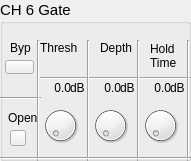
  <widget class="QGroupBox" name="groupBox_6">
   <property name="geometry">
    <rect>
     <x>290</x>
     <y>180</y>
     <width>191</width>
     <height>161</height>
    </rect>
   </property>
   <property name="font">
    <font>
     <pointsize>11</pointsize>
    </font>
   </property>
   <property name="title">
    <string>CH 6 Gate</string>
   </property>
   <widget class="QLabel" name="label_56">
    <property name="geometry">
     <rect>
      <x>10</x>
      <y>40</y>
      <width>21</width>
      <height>16</height>
     </rect>
    </property>
    <property name="font">
     <font>
      <pointsize>9</pointsize>
     </font>
    </property>
    <property name="text">
     <string>Byp</string>
    </property>
   </widget>
   <widget class="QLabel" name="label_57">
    <property name="geometry">
     <rect>
      <x>40</x>
      <y>40</y>
      <width>41</width>
      <height>16</height>
     </rect>
    </property>
    <property name="font">
     <font>
      <pointsize>9</pointsize>
     </font>
    </property>
    <property name="text">
     <string>Thresh</string>
    </property>
   </widget>
   <widget class="QLabel" name="label_58">
    <property name="geometry">
     <rect>
      <x>100</x>
      <y>40</y>
      <width>41</width>
      <height>16</height>
     </rect>
    </property>
    <property name="font">
     <font>
      <pointsize>9</pointsize>
     </font>
    </property>
    <property name="text">
     <string>Depth</string>
    </property>
   </widget>
   <widget class="QLabel" name="label_59">
    <property name="geometry">
     <rect>
      <x>150</x>
      <y>40</y>
      <width>31</width>
      <height>31</height>
     </rect>
    </property>
    <property name="font">
     <font>
      <pointsize>9</pointsize>
     </font>
    </property>
    <property name="text">
     <string>Hold
Time</string>
    </property>
   </widget>
   <widget class="Line" name="line_36">
    <property name="geometry">
     <rect>
      <x>40</x>
      <y>70</y>
      <width>151</width>
      <height>16</height>
     </rect>
    </property>
    <property name="orientation">
     <enum>Qt::Horizontal</enum>
    </property>
   </widget>
   <widget class="Line" name="line_37">
    <property name="geometry">
     <rect>
      <x>0</x>
      <y>90</y>
      <width>41</width>
      <height>16</height>
     </rect>
    </property>
    <property name="orientation">
     <enum>Qt::Horizontal</enum>
    </property>
   </widget>
   <widget class="Line" name="line_38">
    <property name="geometry">
     <rect>
      <x>30</x>
      <y>40</y>
      <width>16</width>
      <height>121</height>
     </rect>
    </property>
    <property name="orientation">
     <enum>Qt::Vertical</enum>
    </property>
   </widget>
   <widget class="Line" name="line_39">
    <property name="geometry">
     <rect>
      <x>80</x>
      <y>40</y>
      <width>16</width>
      <height>121</height>
     </rect>
    </property>
    <property name="orientation">
     <enum>Qt::Vertical</enum>
    </property>
   </widget>
   <widget class="Line" name="line_40">
    <property name="geometry">
     <rect>
      <x>130</x>
      <y>40</y>
      <width>16</width>
      <height>121</height>
     </rect>
    </property>
    <property name="orientation">
     <enum>Qt::Vertical</enum>
    </property>
   </widget>
   <widget class="Line" name="line_41">
    <property name="geometry">
     <rect>
      <x>180</x>
      <y>40</y>
      <width>16</width>
      <height>121</height>
     </rect>
    </property>
    <property name="orientation">
     <enum>Qt::Vertical</enum>
    </property>
   </widget>
   <widget class="OIDDial" name="dial_16">
    <property name="geometry">
     <rect>
      <x>40</x>
      <y>100</y>
      <width>41</width>
      <height>51</height>
     </rect>
    </property>
   </widget>
   <widget class="OIDDial" name="dial_17">
    <property name="geometry">
     <rect>
      <x>90</x>
      <y>100</y>
      <width>41</width>
      <height>51</height>
     </rect>
    </property>
   </widget>
   <widget class="OIDDial" name="dial_18">
    <property name="geometry">
     <rect>
      <x>140</x>
      <y>100</y>
      <width>41</width>
      <height>51</height>
     </rect>
    </property>
   </widget>
   <widget class="Line" name="line_42">
    <property name="geometry">
     <rect>
      <x>0</x>
      <y>150</y>
      <width>191</width>
      <height>16</height>
     </rect>
    </property>
    <property name="orientation">
     <enum>Qt::Horizontal</enum>
    </property>
   </widget>
   <widget class="QLabel" name="label_60">
    <property name="geometry">
     <rect>
      <x>70</x>
      <y>80</y>
      <width>16</width>
      <height>16</height>
     </rect>
    </property>
    <property name="font">
     <font>
      <pointsize>9</pointsize>
     </font>
    </property>
    <property name="text">
     <string>dB</string>
    </property>
   </widget>
   <widget class="QLabel" name="label_61">
    <property name="geometry">
     <rect>
      <x>120</x>
      <y>80</y>
      <width>16</width>
      <height>16</height>
     </rect>
    </property>
    <property name="font">
     <font>
      <pointsize>9</pointsize>
     </font>
    </property>
    <property name="text">
     <string>dB</string>
    </property>
   </widget>
   <widget class="QLabel" name="label_62">
    <property name="geometry">
     <rect>
      <x>170</x>
      <y>80</y>
      <width>16</width>
      <height>16</height>
     </rect>
    </property>
    <property name="font">
     <font>
      <pointsize>9</pointsize>
     </font>
    </property>
    <property name="text">
     <string>dB</string>
    </property>
   </widget>
   <widget class="QLabel" name="ls16">
    <property name="geometry">
     <rect>
      <x>40</x>
      <y>80</y>
      <width>31</width>
      <height>16</height>
     </rect>
    </property>
    <property name="font">
     <font>
      <pointsize>9</pointsize>
     </font>
    </property>
    <property name="text">
     <string>0.0</string>
    </property>
    <property name="alignment">
     <set>Qt::AlignRight|Qt::AlignTrailing|Qt::AlignVCenter</set>
    </property>
   </widget>
   <widget class="QLabel" name="ls17">
    <property name="geometry">
     <rect>
      <x>90</x>
      <y>80</y>
      <width>31</width>
      <height>16</height>
     </rect>
    </property>
    <property name="font">
     <font>
      <pointsize>9</pointsize>
     </font>
    </property>
    <property name="text">
     <string>0.0</string>
    </property>
    <property name="alignment">
     <set>Qt::AlignRight|Qt::AlignTrailing|Qt::AlignVCenter</set>
    </property>
   </widget>
   <widget class="QLabel" name="ls18">
    <property name="geometry">
     <rect>
      <x>140</x>
      <y>80</y>
      <width>31</width>
      <height>16</height>
     </rect>
    </property>
    <property name="font">
     <font>
      <pointsize>9</pointsize>
     </font>
    </property>
    <property name="text">
     <string>0.0</string>
    </property>
    <property name="alignment">
     <set>Qt::AlignRight|Qt::AlignTrailing|Qt::AlignVCenter</set>
    </property>
   </widget>
   <widget class="QLabel" name="label_66">
    <property name="geometry">
     <rect>
      <x>8</x>
      <y>110</y>
      <width>31</width>
      <height>16</height>
     </rect>
    </property>
    <property name="font">
     <font>
      <pointsize>9</pointsize>
     </font>
    </property>
    <property name="text">
     <string>Open</string>
    </property>
   </widget>
   <widget class="OIDStatePushBtn" name="bypass6">
    <property name="geometry">
     <rect>
      <x>5</x>
      <y>60</y>
      <width>29</width>
      <height>14</height>
     </rect>
    </property>
    <property name="text">
     <string/>
    </property>
    <property name="checkable">
     <bool>true</bool>
    </property>
   </widget>
   <widget class="OIDStatus" name="btnOpen_6">
    <property name="enabled">
     <bool>true</bool>
    </property>
    <property name="geometry">
     <rect>
      <x>10</x>
      <y>130</y>
      <width>16</width>
      <height>16</height>
     </rect>
    </property>
    <property name="text">
     <string/>
    </property>
    <property name="checkable">
     <bool>false</bool>
    </property>
   </widget>
  </widget>
